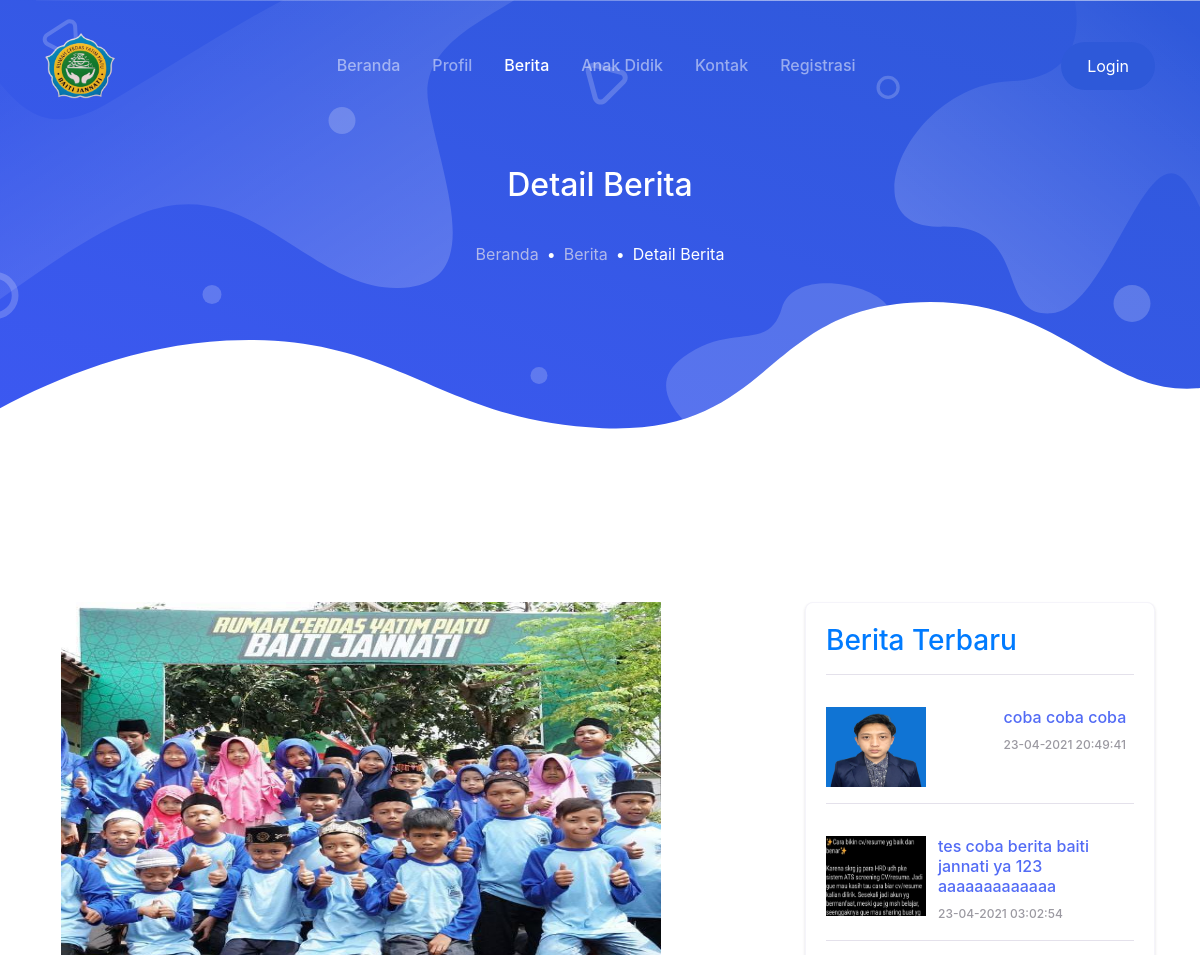
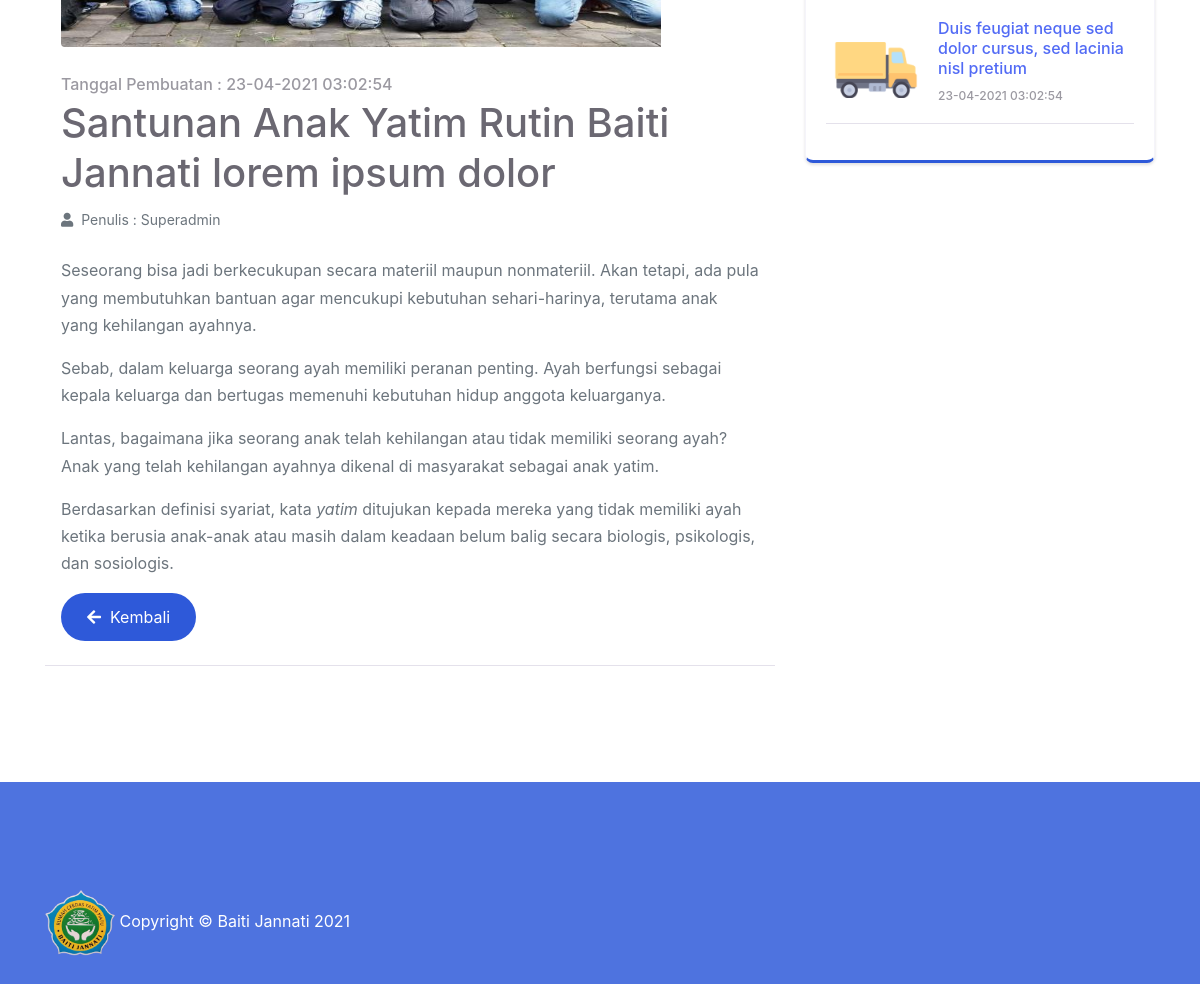
Page /berita/detail/3 on the committed database (2 pictures, top to bottom).
### tables this page shows
CREATE TABLE `berita` (
  `id_berita` int(11) NOT NULL,
  `id_user` int(11) NOT NULL,
  `judul` varchar(128) NOT NULL,
  `deskripsi` text NOT NULL,
  `foto` varchar(256) NOT NULL,
  `created_at` datetime NOT NULL DEFAULT current_timestamp(),
  `updated_at` datetime DEFAULT NULL ON UPDATE current_timestamp()
);

CREATE TABLE `user` (
  `id_user` int(11) NOT NULL,
  `name` varchar(128) NOT NULL,
  `email` varchar(128) NOT NULL,
  `image` varchar(128) NOT NULL,
  `password` varchar(256) NOT NULL,
  `role` enum('admin','donatur','pengurus') NOT NULL,
  `is_active` enum('aktif','pasif') NOT NULL,
  `date_created` int(11) NOT NULL,
  `last_login` timestamp NULL DEFAULT NULL ON UPDATE current_timestamp()
);

### application/controllers/berita.php (called while the page is built, shortened)
<?php
class Berita extends CI_Controller
{
    public function __construct()
    {
        $this->load->model('admin/Berita_model');
        $this->load->model('admin/Pengurus_model');
        $this->load->model('admin/User_model');
        $this->load->library('form_validation');
        $this->load->library('pagination');
    }
    public function detail($id_berita)
    {
        $data['title'] = 'Baiti Jannati | Detail Berita';
        $data['user'] = $this->User_model->getUser($this->session->userdata('email'));
        $data['berita'] = $this->Berita_model->getBerita($id_berita);
        $data['beritaTerbaru'] = $this->Berita_model->showBeritaTerbaru();
        $this->load->view('template/header', $data);
        $this->load->view('detail_berita', $data);
        $this->load->view('template/footer', $data);
    }
}

### index.php (called while the page is built, shortened)
<?php
require_once BASEPATH.'core/CodeIgniter.php';

### application/helpers/web_helper.php (called while the page is built, shortened)
<?php
function activate_menu($menu)
{
    $ci = get_instance();
    $classname = $ci->router->fetch_class();
    return $classname == $menu ? 'active' : '';
}

### application/models/admin/berita_model.php (called while the page is built, shortened)
<?php
class Berita_model extends CI_Model
{
    public function showBeritaTerbaru()
    {
        $this->db->select('berita.*, user.name');
        $this->db->join('user', 'berita.id_user = user.id_user');
        $this->db->limit(3);
        $this->db->order_by('id_berita', 'DESC');
        return $this->db->get('berita')->result();
    }
    public function getBerita($id_berita)
    {
        $this->db->select('berita.*, user.name');
        $this->db->join('user', 'berita.id_user = user.id_user');
        return $this->db->get_where('berita', ['id_berita' => $id_berita])->result();
    }
}

### application/views/detail_berita.php (the view)
<body>
    <main>
        <div class="page-hero-section bg-image hero-mini"
            style="background-image: url(<?= base_url(); ?>assets/user/img/hero_mini.svg);">
            <div class="hero-caption">
                <div class="container fg-white h-100">
                    <div class="row justify-content-center align-items-center text-center h-100">
                        <div class="col-lg-6">
                            <h3 class="mb-4 fw-medium">Detail Berita</h3>
                            <nav aria-label="breadcrumb">
                                <ol class="breadcrumb breadcrumb-dark justify-content-center bg-transparent">
                                    <li class="breadcrumb-item"><a href="<?= base_url('beranda') ?>">Beranda</a>
                                    </li>
                                    <li class="breadcrumb-item"><a href="<?= base_url('berita') ?>">Berita</a></li>
                                    <li class="breadcrumb-item active" aria-current="page">Detail Berita</li>
                                </ol>
                            </nav>
                        </div>
                    </div>
                </div>
            </div>
        </div>
        <div class="page-section">
            <div class="container">
                <div class="row">
                    <div class="col-lg-8 py-3">
                        <?php foreach ($berita as $ad) : ?>
                        <article class="blog-single-entry">
                            <div class="post-thumbnail">
                                <img src="<?= base_url('assets/images/berita/') . $ad->foto ?>" alt=""
                                    style="width:600px; height:400px;">
                            </div>
                            <div class="post-date">
                                Tanggal Pembuatan : <?=  date('d-m-Y H:i:s', strtotime($ad->created_at)); ?>
                            </div>
                            <div class="text-primary">
                                <h1 class="post-title"><?= $ad->judul ?></h1>
                            </div>
                            <div class="entry-meta mb-4">
                                <div class="meta-item entry-author">
                                    <div class="text-muted">
                                        <i class="fas fa-user"></i>&nbsp; Penulis : <?= $ad->name ?>
                                    </div>
                                </div>
                            </div>
                            <div class="entry-content">
                                <div class="text-muted">
                                    <?= $ad->deskripsi ?>
                                </div>
                            </div>
                            <a href="<?= base_url('berita'); ?>" class="btn btn-primary rounded-pill"> <i
                                    class="fas fa-arrow-left"></i>&nbsp;&nbsp;Kembali</a>
                        </article>
                        <?php endforeach ?>
                    </div>
                    <div class="col-lg-4 py-3">
                        <div class="widget-wrap">
                            <h4 class="widget-title text-primary">Berita Terbaru</h4>
                            <hr>
                            <?php foreach ($beritaTerbaru as $ad) : ?>
                            <div class="blog-widget">
                                <div class="blog-img">
                                    <img src="<?= base_url('assets/images/berita/') . $ad->foto ?>" alt=""
                                        style="width:100px; height:100px;">
                                </div>
                                <div class="entry-footer">
                                    <div class="blog-title mb-2"><a
                                            href="<?= base_url() . 'berita/detail/' . $ad->id_berita ?>"><?= $ad->judul ?></a>
                                    </div>
                                    <div class="meta">
                                        <a href="#"><span class="icon-calendar"></span>
                                            <?=  date('d-m-Y H:i:s', strtotime($ad->created_at)); ?></a>
                                    </div>
                                </div>
                            </div>
                            <?php endforeach ?>
                        </div>
                    </div>
                </div>
            </div>
        </div>
    </main>
</body>

### application/views/template/header.php (shortened to what this page needs)
<!DOCTYPE html>
<html lang="en">
<head>
    <link rel="stylesheet" href="<?= base_url(); ?>assets/user/css/maicons.css">
    <link rel="stylesheet" href="<?= base_url(); ?>assets/user/vendor/animate/animate.css">
    <link rel="stylesheet" href="<?= base_url(); ?>assets/user/vendor/owl-carousel/css/owl.carousel.min.css">
    <link rel="stylesheet" href="<?= base_url(); ?>assets/user/css/bootstrap.css">
    <link rel="stylesheet" href="<?= base_url(); ?>assets/user/css/mobster.css">
    <link href="<?= base_url(); ?>assets/vendor/fontawesome-free/css/all.min.css" rel="stylesheet" type="text/css">
</head>
<nav class="navbar navbar-expand-lg navbar-dark navbar-floating">
    <div class="container">
        <a class="navbar-brand" href="<?= base_url('beranda') ?>">
            <img src="<?= base_url(); ?>assets/user/logo.png" alt="" width="70">
        </a>
        <div class="collapse navbar-collapse" id="navbarToggler">
            <ul class="navbar-nav ml-auto mt-3 mt-lg-0">
                <li class="nav-item <?= activate_menu('beranda') ?>">
                    <a class="nav-link" href="<?= base_url('beranda') ?>">Beranda</a>
                </li>
                <li class="nav-item <?= activate_menu('profile') ?>">
                    <a class="nav-link" href="<?= base_url('profile') ?>">Profil</a>
                </li>
                <li class="nav-item <?= activate_menu('berita') ?>">
                    <a class="nav-link" href="<?= base_url('berita') ?>">Berita</a>
                </li>
                <li class="nav-item <?= activate_menu('anak_didik') ?>">
                    <a class="nav-link" href="<?= base_url('anak_didik') ?>">Anak Didik</a>
                </li>
                <li class="nav-item <?= activate_menu('kontak') ?>">
                    <a class="nav-link" href="<?= base_url('kontak') ?>">Kontak</a>
                </li>
                <li class="nav-item <?= activate_menu('Auth') ?>">
                    <a class="nav-link" href="<?= base_url('Auth/registration') ?>">Registrasi</a>
                </li>
            </ul>
            <div class="ml-auto my-2 my-lg-0">
                <a href="<?= base_url('auth'); ?>" class="btn btn-primary rounded-pill">Login</a>
            </div>
        </div>
    </div>
</nav>

### application/views/template/footer.php (shortened to what this page needs)
</html>
<div class="page-footer-section bg-primary fg-white">
    <div class="container">
        <div class="row">
            <div class="col-12 col-md-6 py-2">
                <img src="<?= base_url(); ?>assets/user/logo.png" alt="" width="70">
                <span>Copyright &copy; Baiti Jannati <?= date('Y') ?></span>
            </div>
        </div>
    </div>
</div>

### assets/user/css/mobster.css (style rules this page uses)
:root { --primary: #4e73df; --secondary: #A52EFF; --success: #0ABF9E; --warning: #E89E09; --info: #4699F8; --danger: #F13057; --indigo: #602FDA; --dark: #383340; --light: #F0EEF5; --gray: #6b6872; --white: #fff; --font-family: 'Quicksand', Arial, Helvetica, sans-serif; --line-height: 1.7; --font-family-sans-serif: "Nunito", -apple-system, BlinkMacSystemFont, "Segoe UI", Roboto, "Helvetica Neue", Arial, sans-serif, "Apple Color Emoji", "Segoe UI Emoji", "Segoe UI Symbol", "Noto Color Emoji"; --font-family-monospace: SFMono-Regular, Menlo, Monaco, Consolas, "Liberation Mono", "Courier New", monospace; }
body { font-family: "Nunito", -apple-system, BlinkMacSystemFont, "Segoe UI", Roboto, "Helvetica Neue", Arial, sans-serif, "Apple Color Emoji", "Segoe UI Emoji", "Segoe UI Symbol", "Noto Color Emoji"; font-size: 16px; line-height: 1.7; color: #383340; }
a { color: #526bf5; }
h1, h2, h3, h4, h5, h6, .h1, .h2, .h3, .h4, .h5, .h6 { line-height: 1.25; }
h1, .h1 { font-size: 3rem; }
h3, .h3 { font-size: 2rem; }
h4, .h4 { font-size: 1.75rem; }
hr { border-color: #E4E1EB; }
.fw-medium { font-weight: 500 !important; }
.bg-primary { background-color: var(--primary) !important; }
.fg-white { color: #fff !important; }
.bg-image { background-size: cover; background-position: center center; background-repeat: no-repeat; }
.btn { padding: 10px 24px; border-width: 2px; }
.btn-primary { color: #ffffff; background-color: #2e59d9; border-color: transparent !important; }
.breadcrumb { background-color: #F0EEF5; }
.breadcrumb-item { font-size: 16px; }
.breadcrumb-item + .breadcrumb-item::before { content: "\2022"; color: var(--primary); }
.breadcrumb-item a { color: #6b6872; }
.breadcrumb-item.active { color: var(--primary); }
.breadcrumb-dark { background-color: #383340; }
.breadcrumb-dark .breadcrumb-item + .breadcrumb-item::before { color: #fff; }
.breadcrumb-dark .breadcrumb-item a { color: rgba(228, 225, 235, 0.7); }
.breadcrumb-dark .breadcrumb-item.active { color: #fff; }
.navbar-floating { position: absolute; top: 0; left: 0; width: 100%; z-index: 99; }
.navbar-nav .nav-link { font-weight: 500; }
.navbar-expand-lg.navbar-floating.navbar-dark { background-color: #383340; box-shadow: 0 1px 6px rgba(56, 51, 64, 0.1); }
@media (min-width: 992px) { .navbar-expand-lg.navbar-floating { top: 20px; } }
@media (min-width: 992px) { .navbar-expand-lg .navbar-nav .nav-link { padding-left: 16px; padding-right: 16px; } }
@media (min-width: 992px) { .navbar-expand-lg.navbar-floating.navbar-dark { background-color: transparent; box-shadow: none; } }
.page-hero-section { position: relative; height: 100vh; }
.page-hero-section .hero-caption { height: 100%; }
.page-section { position: relative; padding-top: 100px; padding-bottom: 100px; }
.page-section:not(.fg-white) h1, .page-section:not(.fg-white) h2, .page-section:not(.fg-white) h3 { color: #6b6872; }
.page-footer-section { position: relative; padding-top: 100px; padding-bottom: 20px; background-color: #F0EEF5; }
.hero-mini { height: 462px; }
.entry-meta { position: relative; display: block; padding-left: 0; list-style: none; }
.meta-item { display: inline-block; margin-right: 12px; font-size: 14px; }
.blog-single-entry { display: block; padding: 24px 16px; border-bottom: 1px solid #E4E1EB; }
.blog-single-entry .post-thumbnail { position: relative; display: block; margin-bottom: 24px; width: 100%; height: 100%; overflow: hidden; border-radius: 4px; }
.blog-single-entry .post-thumbnail img { width: 100%; height: 100%; }
.blog-single-entry .post-title { font-size: 40px; }
.blog-single-entry .post-date { font-weight: 500; color: #9b99a1; }
.widget-wrap { position: relative; display: block; padding: 20px; margin-top: 24px; margin-bottom: 24px; background-color: #fff; border-radius: 8px; border: 1px solid #f5f4fa; border-bottom: 3px solid #2e59d9; box-shadow: 0 2px 3px rgba(51, 47, 58, 0.15); z-index: 3; }
.widget-title { margin-bottom: 16px; }
.blog-widget { display: -ms-flexbox; display: flex; flex-direction: row; padding: 16px 0 16px 0; margin-bottom: 16px; border-bottom: 1px solid #E4E1EB; }
.blog-widget .blog-img { flex: 1 0 auto; margin-right: 12px; width: 100px; height: 80px; overflow: hidden; }
.blog-widget .blog-img img { width: 100%; height: 100%; }
.blog-title { font-size: 16px; font-weight: 500; line-height: normal; }
.blog-widget .meta { font-size: 12px; font-weight: 500; }
.blog-widget .meta a { display: inline-block; margin-right: 8px; color: #9b99a1; }

### rows in the picture
berita: foto (picture), created_at "23-04-2021 03:02:54", judul "Santunan Anak Yatim Rutin Baiti Jannati lorem ipsum dolor", id_user.name "Superadmin", deskripsi "Seseorang bisa jadi berkecukupan secara materiil maupun nonmateriil. Akan tetapi, ada pula yang membutuhkan bantuan agar mencukupi kebutuhan sehari-harinya, terutama anak yang kehilangan ayahnya. Sebab, dalam keluarga seorang ayah memiliki peranan penting. Ayah berfungsi sebagai kepala keluarga dan bertugas memenuhi kebutuhan hidup anggota keluarganya. Lantas, bagaimana jika seorang anak telah kehilangan atau tidak memiliki seorang ayah? Anak yang telah kehilangan ayahnya dikenal di masyarakat sebagai anak yatim. Berdasarkan definisi syariat, kata yatim ditujukan kepada mereka yang tidak memiliki ayah ketika berusia anak-anak atau masih dalam keadaan belum balig secara biologis, psikologis,…"
berita: foto (picture), judul "coba coba coba", created_at "23-04-2021 20:49:41"
berita: foto (picture), judul "tes coba berita baiti jannati ya 123 aaaaaaaaaaaaa", created_at "23-04-2021 03:02:54"
berita: foto (picture), judul "Duis feugiat neque sed dolor cursus, sed lacinia nisl pretium", created_at "23-04-2021 03:02:54"
